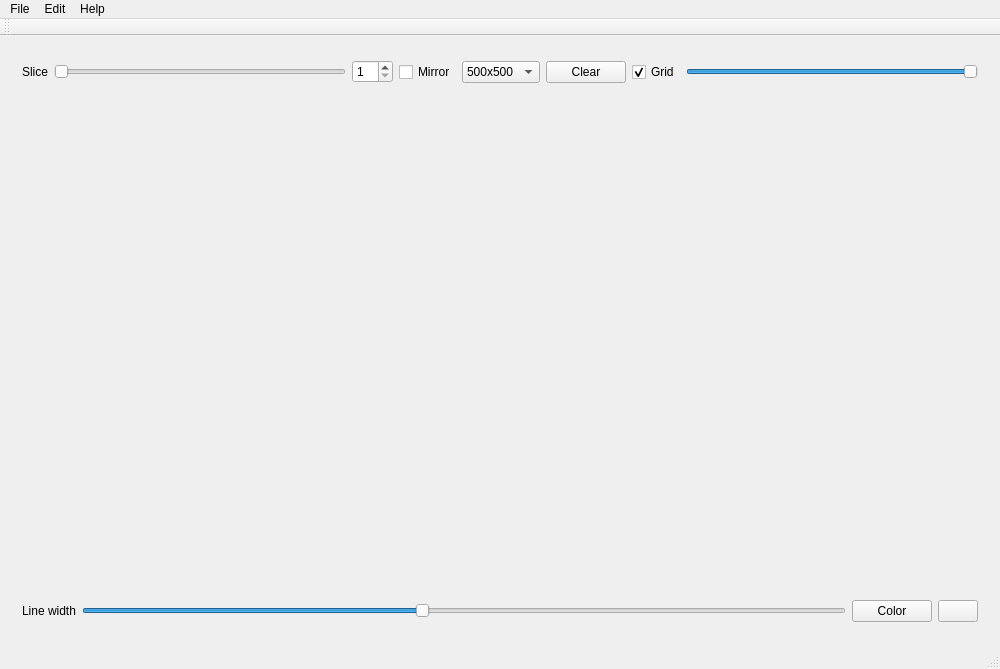
<?xml version="1.0" encoding="UTF-8"?>
<ui version="4.0">
 <class>Mandalaman</class>
 <widget class="QMainWindow" name="Mandalaman">
  <property name="geometry">
   <rect>
    <x>0</x>
    <y>0</y>
    <width>1000</width>
    <height>669</height>
   </rect>
  </property>
  <property name="windowTitle">
   <string>Mandalaman</string>
  </property>
  <widget class="QWidget" name="centralWidget">
   <layout class="QVBoxLayout" name="verticalLayout">
    <item>
     <widget class="QWidget" name="upperToolBar" native="true">
      <property name="maximumSize">
       <size>
        <width>16777215</width>
        <height>50</height>
       </size>
      </property>
      <property name="font">
       <font>
        <underline>false</underline>
       </font>
      </property>
      <property name="autoFillBackground">
       <bool>false</bool>
      </property>
      <layout class="QHBoxLayout" name="horizontalLayout">
       <item>
        <widget class="QLabel" name="sliceLabel">
         <property name="text">
          <string>Slice</string>
         </property>
        </widget>
       </item>
       <item>
        <widget class="QSlider" name="sliceSlider">
         <property name="minimum">
          <number>1</number>
         </property>
         <property name="maximum">
          <number>20</number>
         </property>
         <property name="orientation">
          <enum>Qt::Horizontal</enum>
         </property>
        </widget>
       </item>
       <item>
        <widget class="QSpinBox" name="sliceSpinBox">
         <property name="minimum">
          <number>1</number>
         </property>
         <property name="maximum">
          <number>20</number>
         </property>
        </widget>
       </item>
       <item>
        <widget class="QCheckBox" name="mirrorCheckBox">
         <property name="text">
          <string>Mirror</string>
         </property>
        </widget>
       </item>
       <item>
        <widget class="QComboBox" name="resolutionDropDownList">
         <item>
          <property name="text">
           <string>500x500</string>
          </property>
         </item>
         <item>
          <property name="text">
           <string>400x400</string>
          </property>
         </item>
        </widget>
       </item>
       <item>
        <widget class="QPushButton" name="clearBtn">
         <property name="text">
          <string>Clear</string>
         </property>
        </widget>
       </item>
       <item>
        <widget class="QCheckBox" name="checkBox">
         <property name="text">
          <string>Grid</string>
         </property>
         <property name="checked">
          <bool>true</bool>
         </property>
        </widget>
       </item>
       <item>
        <widget class="QSlider" name="gridOpacitySlider">
         <property name="sliderPosition">
          <number>99</number>
         </property>
         <property name="orientation">
          <enum>Qt::Horizontal</enum>
         </property>
        </widget>
       </item>
      </layout>
     </widget>
    </item>
    <item>
     <widget class="QWidget" name="futurCanevasLayout" native="true">
      <property name="cursor">
       <cursorShape>CrossCursor</cursorShape>
      </property>
      <widget class="painter" name="paintingZone" native="true">
       <property name="geometry">
        <rect>
         <x>240</x>
         <y>0</y>
         <width>500</width>
         <height>500</height>
        </rect>
       </property>
       <property name="minimumSize">
        <size>
         <width>500</width>
         <height>500</height>
        </size>
       </property>
       <property name="maximumSize">
        <size>
         <width>500</width>
         <height>500</height>
        </size>
       </property>
      </widget>
     </widget>
    </item>
    <item>
     <widget class="QWidget" name="widget" native="true">
      <property name="enabled">
       <bool>true</bool>
      </property>
      <property name="maximumSize">
       <size>
        <width>16777215</width>
        <height>50</height>
       </size>
      </property>
      <layout class="QHBoxLayout" name="horizontalLayout_2">
       <item>
        <widget class="QLabel" name="lineWidthLabel">
         <property name="text">
          <string>Line width</string>
         </property>
        </widget>
       </item>
       <item>
        <widget class="QSlider" name="lineWidthSlider">
         <property name="minimum">
          <number>1</number>
         </property>
         <property name="maximum">
          <number>10</number>
         </property>
         <property name="pageStep">
          <number>3</number>
         </property>
         <property name="sliderPosition">
          <number>5</number>
         </property>
         <property name="orientation">
          <enum>Qt::Horizontal</enum>
         </property>
        </widget>
       </item>
       <item>
        <widget class="QPushButton" name="colorBtn">
         <property name="text">
          <string>Color</string>
         </property>
        </widget>
       </item>
       <item>
        <widget class="QPushButton" name="rainbowColorBtn">
         <property name="text">
          <string/>
         </property>
         <property name="autoRepeat">
          <bool>false</bool>
         </property>
        </widget>
       </item>
      </layout>
     </widget>
    </item>
   </layout>
  </widget>
  <widget class="QMenuBar" name="menuBar">
   <property name="geometry">
    <rect>
     <x>0</x>
     <y>0</y>
     <width>1000</width>
     <height>25</height>
    </rect>
   </property>
   <widget class="QMenu" name="menuFile">
    <property name="title">
     <string>File</string>
    </property>
    <addaction name="actionSave_as"/>
    <addaction name="actionQuit"/>
   </widget>
   <widget class="QMenu" name="menuEdit">
    <property name="title">
     <string>Edit</string>
    </property>
    <addaction name="actionUndo"/>
    <addaction name="actionRedo"/>
   </widget>
   <widget class="QMenu" name="menuHelp">
    <property name="title">
     <string>Help</string>
    </property>
    <addaction name="actionAbout"/>
   </widget>
   <addaction name="menuFile"/>
   <addaction name="menuEdit"/>
   <addaction name="menuHelp"/>
  </widget>
  <widget class="QToolBar" name="mainToolBar">
   <attribute name="toolBarArea">
    <enum>TopToolBarArea</enum>
   </attribute>
   <attribute name="toolBarBreak">
    <bool>false</bool>
   </attribute>
  </widget>
  <widget class="QStatusBar" name="statusBar"/>
  <action name="actionUndo">
   <property name="text">
    <string>Undo</string>
   </property>
   <property name="shortcut">
    <string>Ctrl+Z</string>
   </property>
  </action>
  <action name="actionRedo">
   <property name="text">
    <string>Redo</string>
   </property>
   <property name="shortcut">
    <string>Ctrl+Y</string>
   </property>
  </action>
  <action name="actionSave_as">
   <property name="text">
    <string>Save as ...</string>
   </property>
   <property name="shortcut">
    <string>Ctrl+S</string>
   </property>
  </action>
  <action name="actionQuit">
   <property name="text">
    <string>Quit</string>
   </property>
   <property name="shortcut">
    <string>Ctrl+Q</string>
   </property>
  </action>
  <action name="actionAbout">
   <property name="text">
    <string>About</string>
   </property>
   <property name="shortcut">
    <string>F1</string>
   </property>
  </action>
 </widget>
 <layoutdefault spacing="6" margin="11"/>
 <customwidgets>
  <customwidget>
   <class>painter</class>
   <extends>QWidget</extends>
   <header>painter.h</header>
   <container>1</container>
   <slots>
    <slot>penWidth(int)</slot>
   </slots>
  </customwidget>
 </customwidgets>
 <resources/>
 <connections>
  <connection>
   <sender>sliceSlider</sender>
   <signal>valueChanged(int)</signal>
   <receiver>sliceSpinBox</receiver>
   <slot>setValue(int)</slot>
   <hints>
    <hint type="sourcelabel">
     <x>276</x>
     <y>85</y>
    </hint>
    <hint type="destinationlabel">
     <x>379</x>
     <y>84</y>
    </hint>
   </hints>
  </connection>
  <connection>
   <sender>sliceSpinBox</sender>
   <signal>valueChanged(int)</signal>
   <receiver>sliceSlider</receiver>
   <slot>setValue(int)</slot>
   <hints>
    <hint type="sourcelabel">
     <x>379</x>
     <y>84</y>
    </hint>
    <hint type="destinationlabel">
     <x>181</x>
     <y>85</y>
    </hint>
   </hints>
  </connection>
 </connections>
 <slots>
  <slot>penWidth(int)</slot>
 </slots>
</ui>
